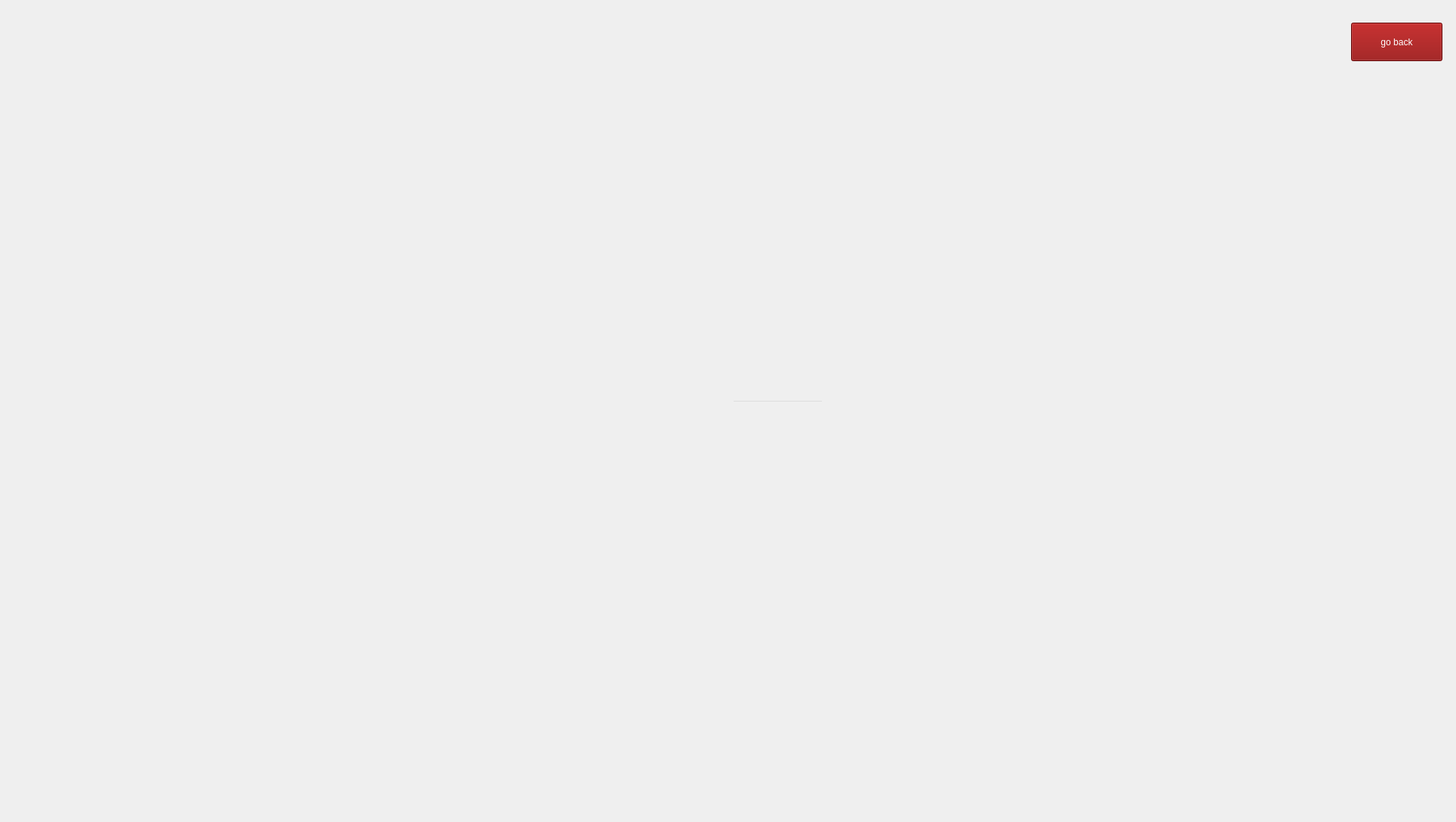
    <widget class="QWidget" name="booking">
     <widget class="QLabel" name="label_6">
      <property name="geometry">
       <rect>
        <x>0</x>
        <y>0</y>
        <width>1920</width>
        <height>1080</height>
       </rect>
      </property>
      <property name="text">
       <string/>
      </property>
      <property name="pixmap">
       <pixmap resource="bgi.qrc">:/new/prefix1/bgi/booking.jpg</pixmap>
      </property>
      <property name="scaledContents">
       <bool>true</bool>
      </property>
     </widget>
     <widget class="QPushButton" name="submit_3">
      <property name="geometry">
       <rect>
        <x>390</x>
        <y>670</y>
        <width>231</width>
        <height>81</height>
       </rect>
      </property>
      <property name="cursor">
       <cursorShape>PointingHandCursor</cursorShape>
      </property>
      <property name="styleSheet">
       <string notr="true">QPushButton {
    background-color: transparent;
    border: none;
}

QPushButton:hover {
    background-color: rgba(20,20, 20, 30);
    border-radius: 10px;
}
</string>
      </property>
      <property name="text">
       <string/>
      </property>
     </widget>
     <widget class="QLineEdit" name="book_class">
      <property name="geometry">
       <rect>
        <x>970</x>
        <y>530</y>
        <width>121</width>
        <height>61</height>
       </rect>
      </property>
      <property name="styleSheet">
       <string notr="true">font: 35pt &quot;Segoe UI&quot;;
color: rgb(255, 255, 255);
background: transparent;
</string>
      </property>
      <property name="inputMethodHints">
       <set>Qt::InputMethodHint::ImhDigitsOnly</set>
      </property>
      <property name="text">
       <string/>
      </property>
      <property name="readOnly">
       <bool>false</bool>
      </property>
     </widget>
     <widget class="QTextEdit" name="viewandbookclasses">
      <property name="geometry">
       <rect>
        <x>80</x>
        <y>130</y>
        <width>1001</width>
        <height>351</height>
       </rect>
      </property>
      <property name="styleSheet">
       <string notr="true">background-color: transparent;
font: 25pt &quot;Microsoft Sans Serif&quot;;
color: white;
text-align: center;
border:transparent;
</string>
      </property>
      <property name="readOnly">
       <bool>true</bool>
      </property>
      <property name="html">
       <string>&lt;!DOCTYPE HTML PUBLIC &quot;-//W3C//DTD HTML 4.0//EN&quot; &quot;http://www.w3.org/TR/REC-html40/strict.dtd&quot;&gt;
&lt;html&gt;&lt;head&gt;&lt;meta name=&quot;qrichtext&quot; content=&quot;1&quot; /&gt;&lt;meta charset=&quot;utf-8&quot; /&gt;&lt;style type=&quot;text/css&quot;&gt;
p, li { white-space: pre-wrap; }
hr { height: 1px; border-width: 0; }
li.unchecked::marker { content: &quot;\2610&quot;; }
li.checked::marker { content: &quot;\2612&quot;; }
&lt;/style&gt;&lt;/head&gt;&lt;body style=&quot; font-family:'Microsoft Sans Serif'; font-size:25pt; font-weight:400; font-style:normal;&quot;&gt;
&lt;p style=&quot;-qt-paragraph-type:empty; margin-top:0px; margin-bottom:0px; margin-left:0px; margin-right:0px; -qt-block-indent:0; text-indent:0px; font-size:50pt;&quot;&gt;&lt;br /&gt;&lt;/p&gt;&lt;/body&gt;&lt;/html&gt;</string>
      </property>
     </widget>
     <widget class="QPushButton" name="back_to_memmenue_9">
      <property name="geometry">
       <rect>
        <x>1790</x>
        <y>30</y>
        <width>121</width>
        <height>51</height>
       </rect>
      </property>
      <property name="cursor">
       <cursorShape>PointingHandCursor</cursorShape>
      </property>
      <property name="styleSheet">
       <string notr="true">background-color: rgb(138, 0, 0);
font: 24pt &quot;Microsoft Tai Le&quot;;
color: white;</string>
      </property>
      <property name="text">
       <string>go back</string>
      </property>
     </widget>
    </widget>
